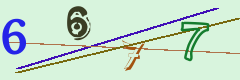
#> input picture images/test_1.png, 240 x 80 px
$ python image_handle.py
#> lines starting #> are read from the running program, lines starting #| are printed output that depends on the picture; after the words box and inside, x2 and y2 are one past the last pixel; in counts of white or black regions, pixels touching at a corner belong together
# 图片二值化
import os
from PIL import Image
from numpy import array

# img = Image.open('test_0.png')


def hury(file_path='test_0.png', out_file_path="test_1.png"):
    img = Image.open(file_path)
    # 模式L”为灰色图像，它的每个像素用8个bit表示，0表示黑，255表示白，其他数字表示不同的灰度。
    Img = img.convert('L')
    Img.save(out_file_path)


def twocolor(file_path='test_0.png', out_file_path="test_1.png", threshold=200):
    print(file_path)
    print(out_file_path)
    img = Image.open(file_path)
    img = clean_img(img)
    Img = img.convert('L')
    # 自定义灰度界限，大于这个值为黑色，小于这个值为白色
    # threshold = 90
    # threshold = 150
    threshold = 200
    table = []
    for i in range(256):
        if i < threshold:
            table.append(0)
        else:
            table.append(1)

    # 图片二值化
    photo = Img.point(table, '1')
    # [4 lines of commented-out code are left out]
    photo.save(out_file_path)


# 根据图片特点，自己写的降噪算法
def clean_img(img, threshold=100):
    width, height = img.size
    for j in range(height):
        for i in range(width):
            point = img.getpixel((i, j))
            if point == 0:
                for x in range(threshold):
                    if j + x >= height:
                        break
                    else:
                        if point != img.getpixel((i, j + x)):
                            img.putpixel((i, j), 1)
                            break
    return img


# 八值法降噪
def clean_img_eight(img, threshold=100):
    width, height = img.size
    arr = [[0 for col in range(width)] for row in range(height)]
    arr = array(arr)
    for j in range(height):
        for i in range(width):
            point = img.getpixel((i, j))
            if point == 0:
                sum = 0
                for x in range(-1, 2):
                    for y in range(-1, 2):
                        if i + x > width - 1 or j + y > height - 1 or \
                                i + x < 0 or j + y < 0:
                            sum += 1
                        else:
                            sum += img.getpixel((i + x, j + y))
                if sum >= threshold:
                    arr[j, i] = 1

    for i in range(len(arr)):
        for j in range(len(arr[i])):
            if arr[i, j] == 1:
                img.putpixel((j, i), 1)
    return img


files = os.listdir("./images")
for file in files:
    twocolor(file_path="./images/" + file, out_file_path="./new_image_clean/" + file)
#> in twocolor, img is the input picture: PIL image 240x80 RGB; mean R, G, B 198.8, 222.4, 205.8
#> in twocolor, `Img = img.convert('L')`:
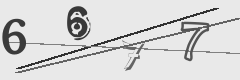
#> Img: PIL image 240x80 L; min 49, max 233, mean 213.4
#> in twocolor, `photo = Img.point(table, '1')`:
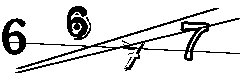
#> photo: PIL image 240x80 1; 86.4% white; 5 black regions (3 under 20 px), largest, box (x1, y1, x2, y2) and area: (2, 8, 240, 73) 2082, (67, 6, 91, 40) 502
#> pass 2 of the loop `for file in files:`:
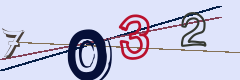
#> input picture images/test_106.png, 240 x 80 px
#> in twocolor, img is the input picture: PIL image 240x80 RGB; mean R, G, B 197.8, 197, 220.3
#> in twocolor (call 2), `Img = img.convert('L')`:
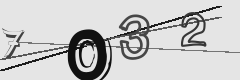
#> Img: PIL image 240x80 L; min 17, max 229, mean 199.8
#> in twocolor (call 2), `photo = Img.point(table, '1')`:
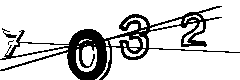
#> photo: PIL image 240x80 1; 82% white; 3 black regions (1 under 20 px), largest, box (x1, y1, x2, y2) and area: (0, 6, 240, 80) 3399, (2, 28, 17, 38) 49
#> pass 3 of the loop `for file in files:`:
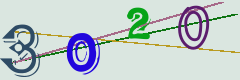
#> input picture images/test_112.png, 240 x 80 px
#> in twocolor, img is the input picture: PIL image 240x80 RGB; mean R, G, B 192.7, 204.4, 204.9
#> in twocolor (call 3), `Img = img.convert('L')`:
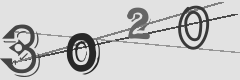
#> Img: PIL image 240x80 L; min 39, max 226, mean 201.2
#> in twocolor (call 3), `photo = Img.point(table, '1')`:
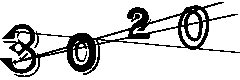
#> photo: PIL image 240x80 1; 81.2% white; 1 black region, box (x1, y1, x2, y2) and area: (0, 2, 240, 77) 3617
